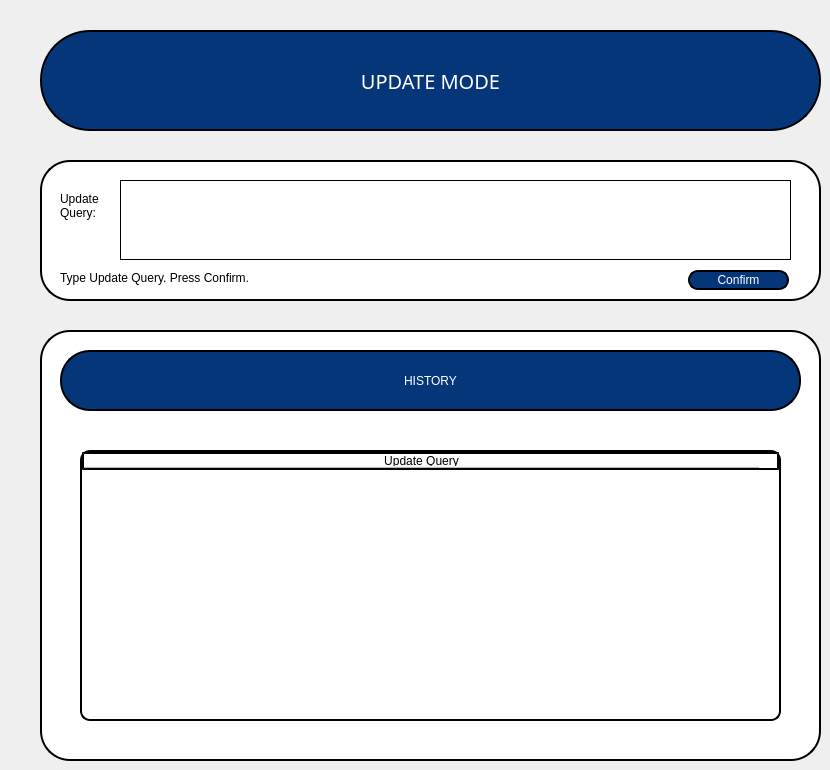
    <widget class="QWidget" name="r_updatepage">
     <widget class="QLabel" name="adm_update_status_txtlbl">
      <property name="geometry">
       <rect>
        <x>60</x>
        <y>270</y>
        <width>611</width>
        <height>16</height>
       </rect>
      </property>
      <property name="styleSheet">
       <string notr="true">background-color: rgb(255, 255, 255);</string>
      </property>
      <property name="text">
       <string>Type Update Query. Press Confirm.</string>
      </property>
     </widget>
     <widget class="QPushButton" name="adm_update_confirm_btn">
      <property name="geometry">
       <rect>
        <x>688</x>
        <y>270</y>
        <width>101</width>
        <height>20</height>
       </rect>
      </property>
      <property name="styleSheet">
       <string notr="true">color: white;
border-style:outset;
border-width:2px;
border-radius:10px;
border-color:black;
background-color: rgb(6, 54, 122);</string>
      </property>
      <property name="text">
       <string>Confirm</string>
      </property>
     </widget>
     <widget class="QLabel" name="adm_update_boxlbl">
      <property name="geometry">
       <rect>
        <x>40</x>
        <y>160</y>
        <width>781</width>
        <height>141</height>
       </rect>
      </property>
      <property name="font">
       <font>
        <pointsize>9</pointsize>
       </font>
      </property>
      <property name="styleSheet">
       <string notr="true">color: black;
border-style:outset;
border-width:2px;
border-radius:30px;
border-color:black;
background-color: rgb(255, 255, 255);</string>
      </property>
      <property name="text">
       <string/>
      </property>
      <property name="alignment">
       <set>Qt::AlignCenter</set>
      </property>
     </widget>
     <widget class="QLabel" name="adm_updatehead_txtlbl">
      <property name="geometry">
       <rect>
        <x>40</x>
        <y>30</y>
        <width>781</width>
        <height>101</height>
       </rect>
      </property>
      <property name="font">
       <font>
        <family>Mongolian Baiti</family>
        <pointsize>15</pointsize>
       </font>
      </property>
      <property name="styleSheet">
       <string notr="true">color: white;
border-style:outset;
border-width:2px;
border-radius:50px;
border-color:black;
background-color: rgb(6, 54, 122);</string>
      </property>
      <property name="text">
       <string>UPDATE MODE</string>
      </property>
      <property name="alignment">
       <set>Qt::AlignCenter</set>
      </property>
     </widget>
     <widget class="QTextEdit" name="adm_update_txtedit">
      <property name="geometry">
       <rect>
        <x>120</x>
        <y>180</y>
        <width>671</width>
        <height>80</height>
       </rect>
      </property>
      <property name="styleSheet">
       <string notr="true">color: black;
border-style:outset;
border-width:1px;
border-color:black;</string>
      </property>
     </widget>
     <widget class="QLabel" name="adm_update_txtlbl">
      <property name="geometry">
       <rect>
        <x>60</x>
        <y>180</y>
        <width>51</width>
        <height>51</height>
       </rect>
      </property>
      <property name="font">
       <font>
        <pointsize>9</pointsize>
       </font>
      </property>
      <property name="styleSheet">
       <string notr="true">background-color: white;
color:black</string>
      </property>
      <property name="text">
       <string>Update
Query:</string>
      </property>
     </widget>
     <widget class="QLabel" name="adm_updatehistory_boxlbl">
      <property name="geometry">
       <rect>
        <x>40</x>
        <y>330</y>
        <width>781</width>
        <height>431</height>
       </rect>
      </property>
      <property name="font">
       <font>
        <pointsize>9</pointsize>
       </font>
      </property>
      <property name="styleSheet">
       <string notr="true">color: black;
border-style:outset;
border-width:2px;
border-radius:30px;
border-color:black;
background-color: rgb(255, 255, 255);</string>
      </property>
      <property name="text">
       <string/>
      </property>
      <property name="alignment">
       <set>Qt::AlignCenter</set>
      </property>
     </widget>
     <widget class="QLabel" name="adm_historysubhead_txtlbl">
      <property name="geometry">
       <rect>
        <x>60</x>
        <y>350</y>
        <width>741</width>
        <height>61</height>
       </rect>
      </property>
      <property name="styleSheet">
       <string notr="true">border-style:outset;
border-width:2px;
border-radius:30px;
border-color:black;
background-color: rgb(6, 54, 122);
color:rgb(255, 255, 255)</string>
      </property>
      <property name="text">
       <string>HISTORY</string>
      </property>
      <property name="alignment">
       <set>Qt::AlignCenter</set>
      </property>
     </widget>
     <widget class="QTableWidget" name="adm_historydisp_table">
      <property name="geometry">
       <rect>
        <x>80</x>
        <y>450</y>
        <width>701</width>
        <height>271</height>
       </rect>
      </property>
      <property name="styleSheet">
       <string notr="true">color: black;
border-style:outset;
border-width:2px;
border-radius:10px;
border-color:black;
background-color: rgb(255, 255, 255);</string>
      </property>
      <property name="gridStyle">
       <enum>Qt::DashDotLine</enum>
      </property>
      <attribute name="horizontalHeaderDefaultSectionSize">
       <number>675</number>
      </attribute>
      <column>
       <property name="text">
        <string>Update Query</string>
       </property>
      </column>
     </widget>
     <zorder>adm_update_boxlbl</zorder>
     <zorder>adm_updatehead_txtlbl</zorder>
     <zorder>adm_update_txtedit</zorder>
     <zorder>adm_update_txtlbl</zorder>
     <zorder>adm_update_status_txtlbl</zorder>
     <zorder>adm_update_confirm_btn</zorder>
     <zorder>adm_updatehistory_boxlbl</zorder>
     <zorder>adm_historysubhead_txtlbl</zorder>
     <zorder>adm_historydisp_table</zorder>
    </widget>
